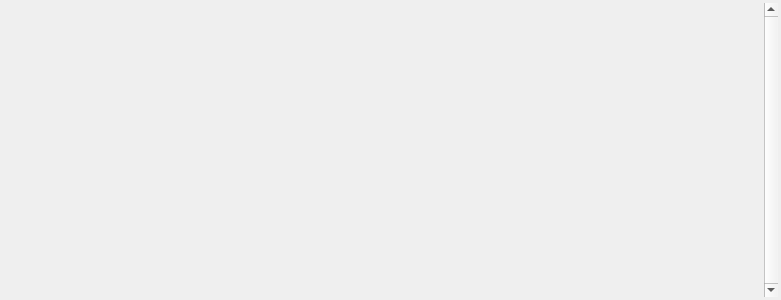
<?xml version="1.0" encoding="UTF-8"?>
<ui version="4.0">
 <class>RackWidget</class>
 <widget class="QDockWidget" name="RackWidget">
  <property name="geometry">
   <rect>
    <x>0</x>
    <y>0</y>
    <width>781</width>
    <height>300</height>
   </rect>
  </property>
  <property name="styleSheet">
   <string notr="true"/>
  </property>
  <property name="windowTitle">
   <string>Rack</string>
  </property>
  <widget class="QWidget" name="dockWidgetContents">
   <property name="styleSheet">
    <string notr="true"/>
   </property>
   <layout class="QHBoxLayout" name="horizontalLayout">
    <property name="spacing">
     <number>0</number>
    </property>
    <property name="margin">
     <number>3</number>
    </property>
    <item>
     <widget class="QScrollArea" name="scrollArea">
      <property name="minimumSize">
       <size>
        <width>775</width>
        <height>0</height>
       </size>
      </property>
      <property name="styleSheet">
       <string notr="true"/>
      </property>
      <property name="frameShape">
       <enum>QFrame::NoFrame</enum>
      </property>
      <property name="verticalScrollBarPolicy">
       <enum>Qt::ScrollBarAlwaysOn</enum>
      </property>
      <property name="widgetResizable">
       <bool>true</bool>
      </property>
      <widget class="QWidget" name="scrollAreaWidgetContents">
       <property name="geometry">
        <rect>
         <x>0</x>
         <y>0</y>
         <width>760</width>
         <height>271</height>
        </rect>
       </property>
       <property name="styleSheet">
        <string notr="true"/>
       </property>
      </widget>
     </widget>
    </item>
   </layout>
  </widget>
 </widget>
 <resources/>
 <connections/>
</ui>
